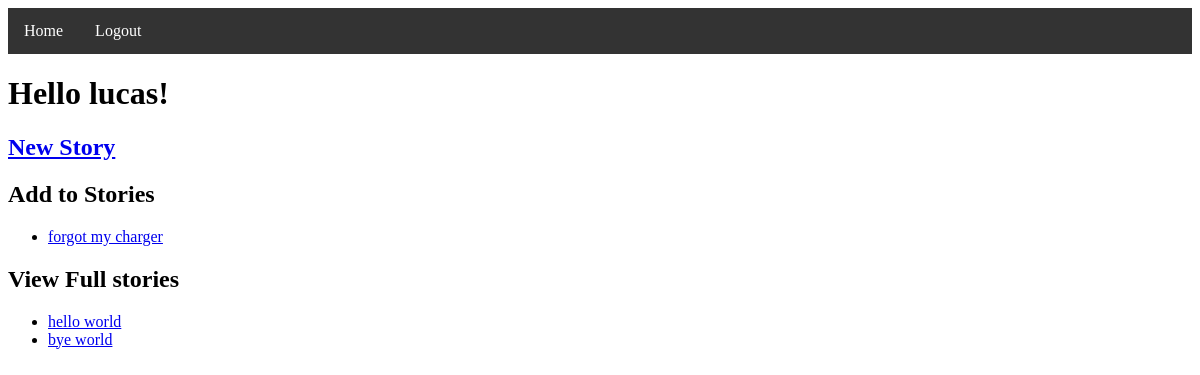
Page / (signed in) on the earlier database version.
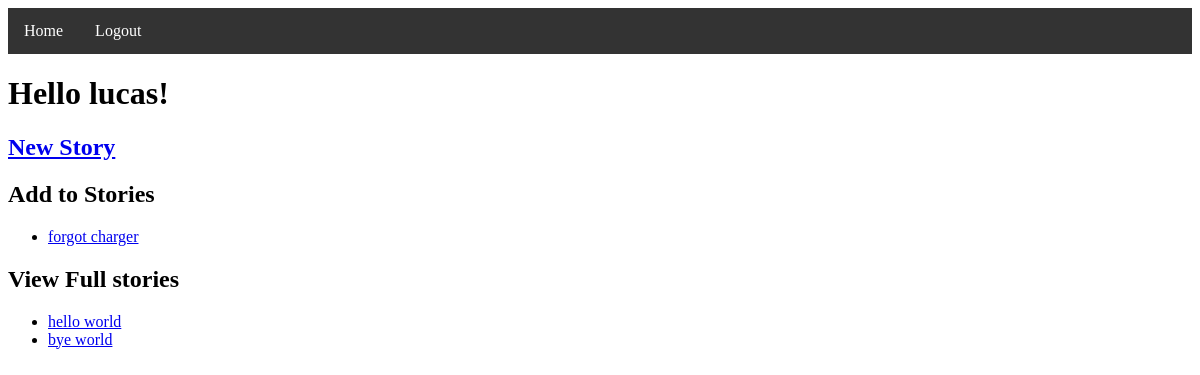
Same page on the later database version.
### tables this page shows
CREATE TABLE Users (ID INTEGER PRIMARY KEY AUTOINCREMENT, Username TEXT, Password TEXT);

CREATE TABLE Stories (ID INTEGER PRIMARY KEY AUTOINCREMENT, Title TEXT, FullStory TEXT, Latest_Update TEXT);

### __init__.py (the view)
@app.route('/', methods=['GET'])
def landing():
    if logged_in():
        username = session['username']
        viewable_stories, editable_stories = db_builder.split_viewable_stories(username)
        return render_template('index.html', logged_in=logged_in(), username=username,viewable=viewable_stories, edtiable=editable_stories)
    else:
        return render_template('intro.html')

### __init__.py (called while the page is built)
def logged_in():
    return session.get('username') is not None

### db_builder.py (called while the page is built)
def split_viewable_stories(username):
    db = sqlite3.connect(DB_FILE) #open if file exists, otherwise create
    c = db.cursor()               #facilitate db ops -- you will use cursor to trigger db events
    c.execute("SELECT ID FROM Stories")
    all_story_ids = set([entry[0] for entry in c.fetchall()])
    user_id = get_id(username)
    c.execute("SELECT StoryID FROM Contributions WHERE UserID=?", [user_id])
    contributed_story_id_set = set([entry[0] for entry in c.fetchall()])
    viewable_story_list = [(story_id, get_story_title_by_id(story_id)) for story_id in contributed_story_id_set]
    editable_story_list = [(story_id, get_story_title_by_id(story_id)) for story_id in all_story_ids.difference(contributed_story_id_set)]
    db.commit() #save changes
    db.close()  #close database
    return (viewable_story_list, editable_story_list)

def get_story_title_by_id(story_id):
    db = sqlite3.connect(DB_FILE)  # open if file exists, otherwise create
    c = db.cursor()
    c.execute("SELECT Title FROM Stories WHERE ID=?", [story_id])
    title = c.fetchone()[0]
    db.commit()
    db.close()
    return title

def get_id(username):
    db = sqlite3.connect(DB_FILE) #open if file exists, otherwise create
    c = db.cursor()               #facilitate db ops -- you will use cursor to trigger db events
    user_ID = None
    c.execute("SELECT ID FROM Users WHERE Username=?", [username])
    row = c.fetchone()
    if row is not None:
        user_ID = row[0]
    return user_ID

### templates/index.html (shortened to what this page needs)
<!DOCTYPE html>
<html lang="en" dir="ltr">
<head>
    <ul class="nav">
        {% if logged_in %}
            <li class="nav"><a class="nav" href="/">Home</a></li>
            <li class="nav"><a class="nav" href="/logout">Logout</a></li>
        {% else %}
            <li class="nav"><a class="nav" href="/">Home</a></li>
            <li class="nav"><a class="nav" href="/login">Login</a></li>
            <li class="nav"><a class="nav" href="/register">Register</a></li>
        {% endif %}
    </ul>
</head>
<body>
    <h1>Hello {{username}}!</h1>
    <h2><a href="/new">New Story</a></h2>
    <h2>Add to Stories</h2>
    <ul>
        {%for id, title in edtiable%}
            <li><a href="/{{id}}/edit">{{title}}</a></li>
        {%endfor%}
    </ul>
    <h2>View Full stories</h2>
    <ul>
        {%for id, title in viewable%}
            <li><a href="/{{id}}">{{title}}</a></li>
        {%endfor%}
    </ul>
</body>
</html>

### templates/index.html (style rules this page uses)
ul.nav { list-style-type: none; margin: 0; padding: 0; overflow: hidden; background-color: #333; }
li.nav { float: left; }
li a.nav { display: block; color: white; text-align: center; padding: 14px 16px; text-decoration: none; }

Differences in the rows shown:
changed Stories: Title "forgot my charger" → "forgot charger"
